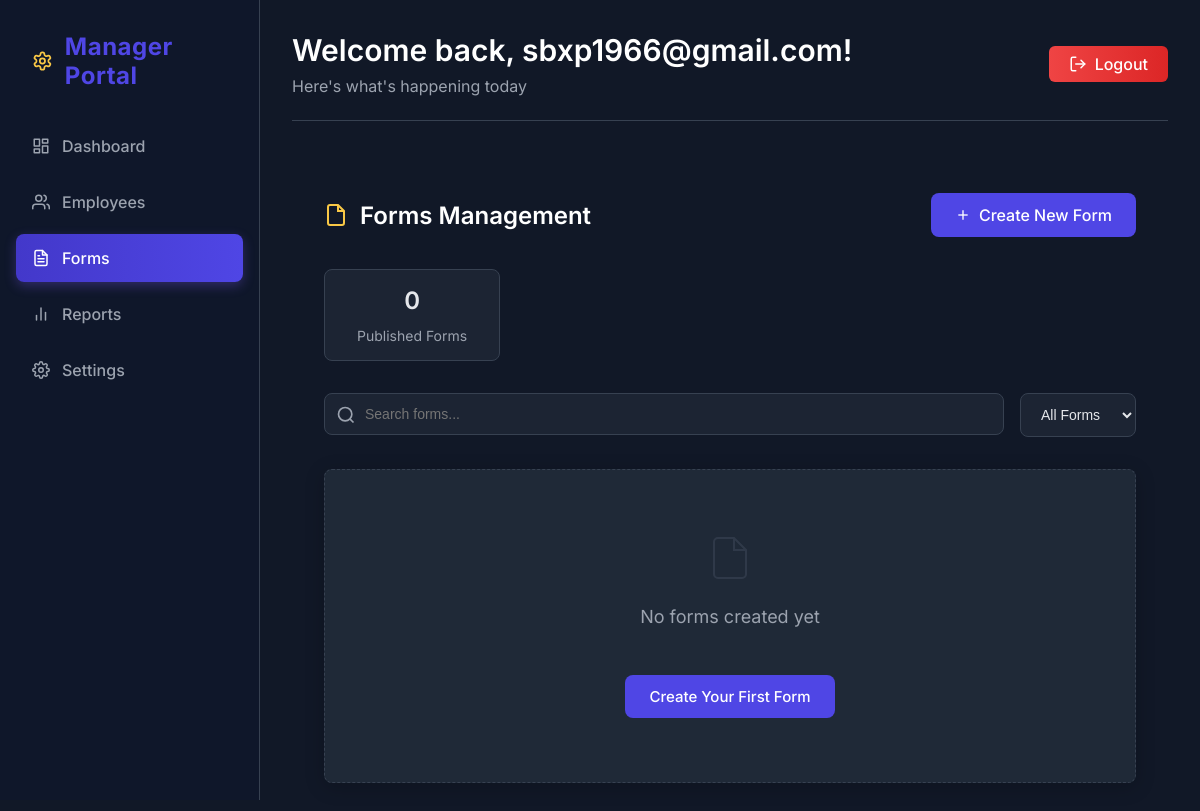
Before: /manager/forms/ (signed in) with the older database file.
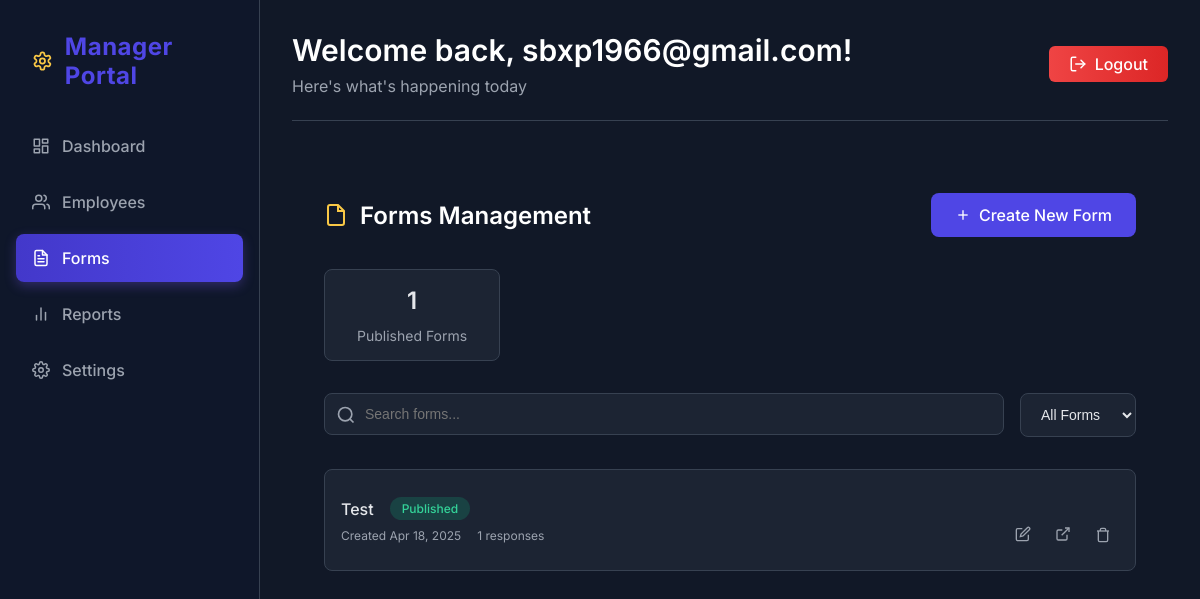
After: the same page with the newer database file.
### form_builder/models.py (models this page shows, shortened)
class Form(models.Model):
    title = models.CharField(max_length=200)
    description = models.TextField(blank=True)
    slug = models.SlugField(unique=True, blank=True)
    fields = models.TextField(default='[]')
    is_published = models.BooleanField(default=False)
    created_at = models.DateTimeField(auto_now_add=True)
    updated_at = models.DateTimeField(auto_now=True)
    class Meta:
        ordering = ['-created_at']

### managerdashboard/views.py (the view)
# urls.py: path('forms/', views.forms_list, name='forms_list'),
@login_required
@manager_required
def forms_list(request):
    if request.user.is_superuser:
        forms = Form.objects.all()
    else:
        forms = Form.objects.filter(creator=request.user)
    published_count = forms.filter(is_published=True).count()
    context = {
        'forms': forms,
        'published_count': published_count,
    }
    return render(request, 'managerdashboard/forms_list.html', context)

### templates/managerdashboard/forms_list.html (shortened to what the changed rows need)
{% extends 'managerdashboard/dashboard.html' %}
{% load static %}
{% block main_content %}
<div class="forms-container">
    <div class="page-header">
        <h2>
            <svg xmlns="http://www.w3.org/2000/svg" width="24" height="24" viewBox="0 0 24 24" fill="none" stroke="currentColor" stroke-width="2">
                <path d="M14 2H6a2 2 0 0 0-2 2v16a2 2 0 0 0 2 2h12a2 2 0 0 0 2-2V8z"></path>
                <polyline points="14 2 14 8 20 8"></polyline>
            </svg>
            Forms Management
        </h2>
    </div>
    <div class="forms-stats">
        <div class="stat-pill">
            <span class="stat-value">{{ published_count }}</span>
            <span class="stat-label">Published Forms</span>
        </div>
    </div>
    <div class="forms-list">
        {% for form in forms %}
        <div class="form-item" data-status="{% if form.is_published %}published{% else %}draft{% endif %}">
            <div class="form-item-main">
                <div class="form-info">
                    <h3 class="form-title">{{ form.title }}</h3>
                    <span class="status-badge status-{% if form.is_published %}published{% else %}draft{% endif %}">
                        {% if form.is_published %}Published{% else %}Draft{% endif %}
                    </span>
                </div>
                <div class="form-meta">
                    <span class="meta-item">Created {{ form.created_at|date:"M d, Y" }}</span>
                    <span class="meta-item">{{ form.submissions.count }} responses</span>
                </div>
            </div>
            <div class="form-actions">
                <a href="{% url 'managerdashboard:edit_form' form.slug %}" class="action-btn" title="Edit">
                    <svg xmlns="http://www.w3.org/2000/svg" width="16" height="16" viewBox="0 0 24 24" fill="none" stroke="currentColor" stroke-width="2">
                        <path d="M11 4H4a2 2 0 0 0-2 2v14a2 2 0 0 0 2 2h14a2 2 0 0 0 2-2v-7"></path>
                        <path d="M18.5 2.5a2.121 2.121 0 0 1 3 3L12 15l-4 1 1-4 9.5-9.5z"></path>
                    </svg>
                </a>
                {% if form.is_published %}
                <a href="{% url 'form_builder:view_form' form.slug %}" target="_blank" class="action-btn" title="View Live">
                    <svg xmlns="http://www.w3.org/2000/svg" width="16" height="16" viewBox="0 0 24 24" fill="none" stroke="currentColor" stroke-width="2">
                        <path d="M18 13v6a2 2 0 0 1-2 2H5a2 2 0 0 1-2-2V8a2 2 0 0 1 2-2h6"></path>
                        <polyline points="15 3 21 3 21 9"></polyline>
                        <line x1="10" y1="14" x2="21" y2="3"></line>
                    </svg>
                </a>
                {% endif %}
                <button class="action-btn" onclick="confirmDelete('{% url 'managerdashboard:delete_form' form.slug %}')" title="Delete">
                    <svg xmlns="http://www.w3.org/2000/svg" width="16" height="16" viewBox="0 0 24 24" fill="none" stroke="currentColor" stroke-width="2">
                        <polyline points="3 6 5 6 21 6"></polyline>
                        <path d="M19 6v14a2 2 0 0 1-2 2H7a2 2 0 0 1-2-2V6m3 0V4a2 2 0 0 1 2-2h4a2 2 0 0 1 2 2v2"></path>
                    </svg>
                </button>
            </div>
        </div>
        {% empty %}
        <div class="no-forms">
            <svg xmlns="http://www.w3.org/2000/svg" width="48" height="48" viewBox="0 0 24 24" fill="none" stroke="currentColor" stroke-width="1">
                <path d="M14 2H6a2 2 0 0 0-2 2v16a2 2 0 0 0 2 2h12a2 2 0 0 0 2-2V8z"></path>
                <polyline points="14 2 14 8 20 8"></polyline>
            </svg>
            <p>No forms created yet</p>
            <a href="{% url 'managerdashboard:create_form' %}" class="btn-create">Create Your First Form</a>
        </div>
        {% endfor %}
    </div>
</div>
{% endblock %}

Changed rows visible on the page:
added Form: title "Test", is_published "Published", created_at "Apr 18, 2025", submissions.count "1"
Other visible differences:
{{ published_count }}: "0" → "1"
text no longer shown: "No forms created yet Create Your First Form"
